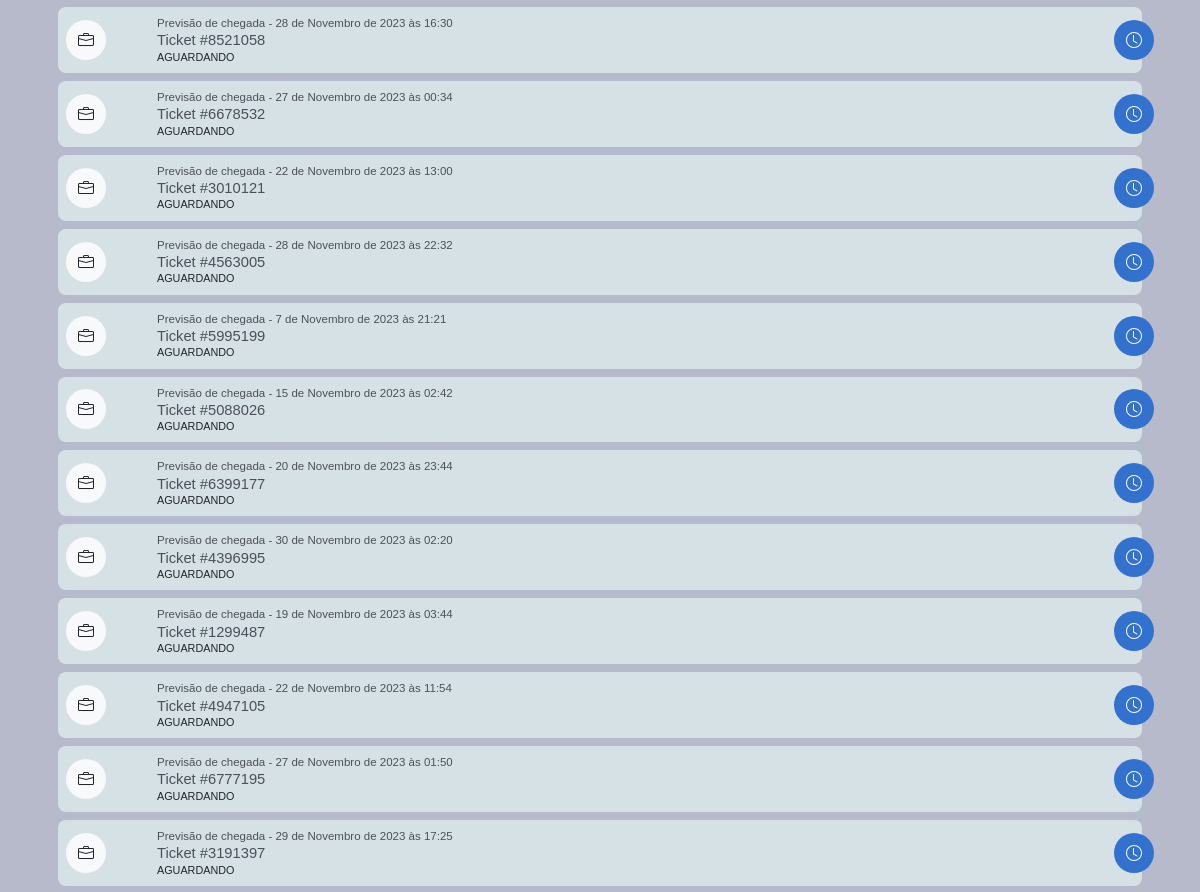
The page /main/minhas_os/ (signed in, middle part) on the database as committed earlier.
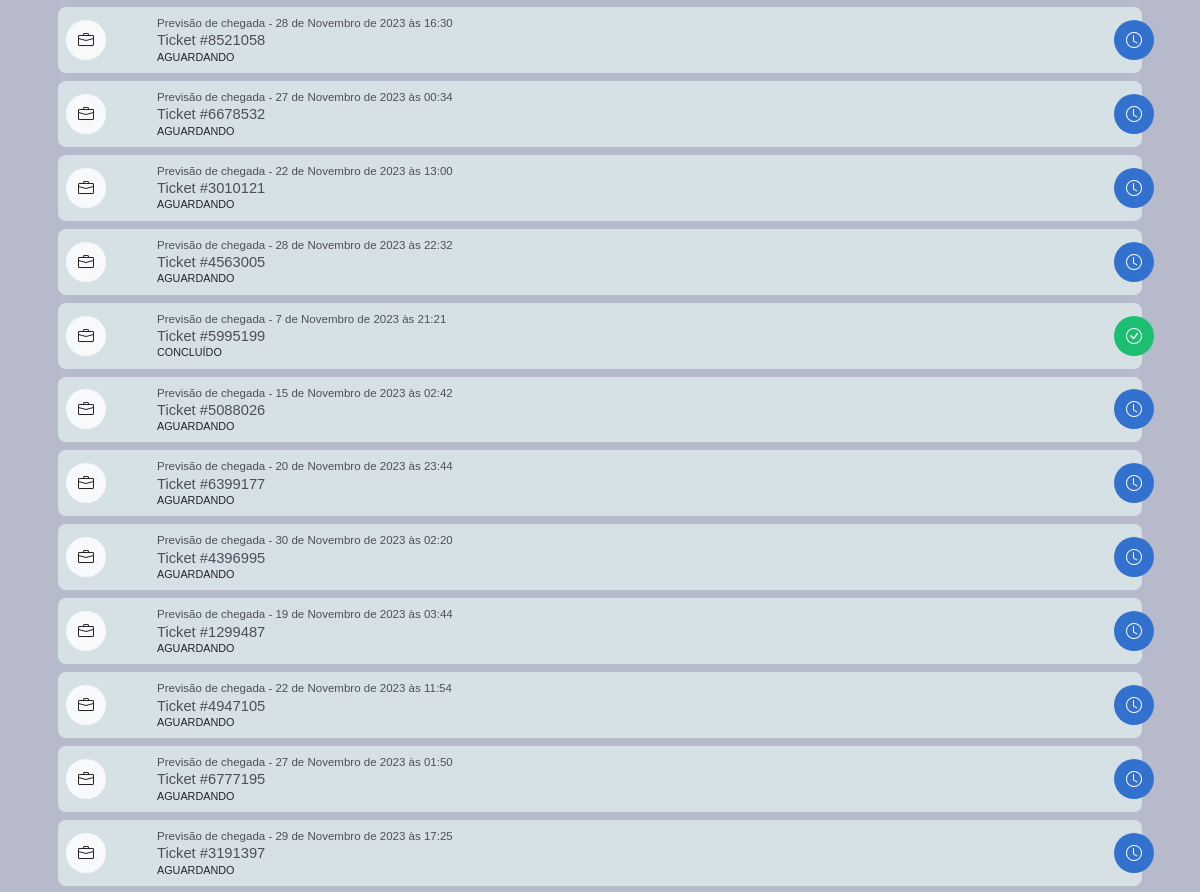
The same page on the database as committed later.
### staff/models.py (models this page shows, shortened)
class OrdemDeServico(models.Model):
    ticket = models.CharField(max_length=200)
    tecnico = models.ForeignKey(
        CustomUser, on_delete=models.CASCADE, related_name="ordens_técnico"
    )
    staff = models.ForeignKey(
        CustomUser, on_delete=models.CASCADE, related_name="ordens_staff"
    )
    descricao = models.TextField(max_length=600)
    previsao_chegada = models.DateTimeField()
    previsao_execucao = models.DateTimeField()
    material = models.CharField(max_length=100, validators=[MinLengthValidator(3)])
    equipamento = models.CharField(max_length=100, validators=[MinLengthValidator(3)])
    data_criacao = models.DateTimeField(auto_now_add=True)
    cliente = models.ForeignKey(Cliente, on_delete=models.CASCADE)
    contrato = models.CharField(max_length=700, null=True, blank=True)
    atividade = models.CharField(max_length=50, choices=ACTIVITY_CHOICES)
    status_tecnico = models.CharField(max_length=50, choices=TECNICAL_CHOICES)
    status = models.CharField(
        max_length=10, choices=STATUS_CHOICES, default="Aguardando"
    )

### main/views.py (the view, shortened to what this page needs)
@user_passes_test(is_tecnico)
def minhas_os(request):
    try:
        status_filter = request.GET.get("status")
        previsao_chegada_filter = request.GET.get("previsao_chegada")
        hoje = date.today().strftime("%d.%m")
        ontem = (date.today() - timedelta(days=1)).strftime("%d.%m")
        user = request.user
        ordens_ativas = OrdemDeServico.objects.filter(
            tecnico=user, status__in=["Atenção", "Urgente", "Aguardando", "Concluído"]
        )
        if status_filter and status_filter != "Todas":
            ordens_ativas = ordens_ativas.filter(status=status_filter)
        return render(
            request,
            "minhas_os.html",
            {
                "ordens_de_servico": ordens_ativas,
                "user": user,
                "status_filter": status_filter,
                "previsao_chegada_filter": previsao_chegada_filter,
                "hoje": hoje,
                "ontem": ontem,
            },
        )
    except Exception as e:
        return render(request, "error.html", {"error_message": str(e)})

### main/helpers.py (called while the page is built)
def is_tecnico(user):
    return user.groups.filter(name="Técnico").exists()

### main/templates/minhas_os.html (shortened to what this page needs)
{% extends "base2.html" %}
{%load static%}
{% block rest %}
      <section id="lista_oc_scr">
        <div class="container">
            <div id="oc_lista">
              <div class="tab-pane fade show active" id="pills-01" role="tabpanel" aria-labelledby="pills-home-tab" tabindex="0">
                {% for ordem in ordens_de_servico %}
                <div class="oc_lista_item">
                      <a href="{% url 'os_detail' ordem.id %}" class="a-whole"></a>
                      <div class="row">
                          <div class="col-2 col-md-1">
                              <div class="icon bg-light"><i class="bi bi-briefcase text-dark"></i></div>
                          </div>
                          <div class="col-9 col-md-11">
                              <div class="oc_l_data color04 font-light">Previsão de chegada - {{ ordem.previsao_chegada }}</div>
                              <div class="oc_l_nome font-medium color04">Ticket #{{ ordem.ticket }}</div>
                              <div class="oc_l_status font-medium {% if ordem.status == 'Urgente' %}color-red{% elif ordem.status == 'Atenção' %}color-yellow{% elif ordem.status == 'Aguardando' %}color-blue{% endif %}">{{ ordem.status }}</div>
                          </div>
                          {% if ordem.status == "Urgente" %}
                              <div class="status_icon bg05 text-light">
                                  <i class="bi bi-exclamation-triangle-fill"></i>
                              </div>
                          {% elif ordem.status == "Atenção" %}
                              <div class="status_icon bg06 text-dark">
                                  <i class="bi bi-flag"></i>
                              </div>
                          {% elif ordem.status == "Aguardando" %}
                              <div class="status_icon bg01 text-light">
                                  <i class="bi bi-clock"></i>
                              </div>
                          {% elif ordem.status == "Concluído" %}
                              <div class="status_icon bg02 text-light">
                                <i class="bi bi-check-circle"></i>
                            </div>
                          {% endif %}
                      </div>
                  </div>
                  {% endfor %}
              </div>
        </div>
      </section>
  {% endblock %}

Rows that differ between the two databases and show on the page:
changed OrdemDeServico: status "AGUARDANDO" → "CONCLUÍDO"
